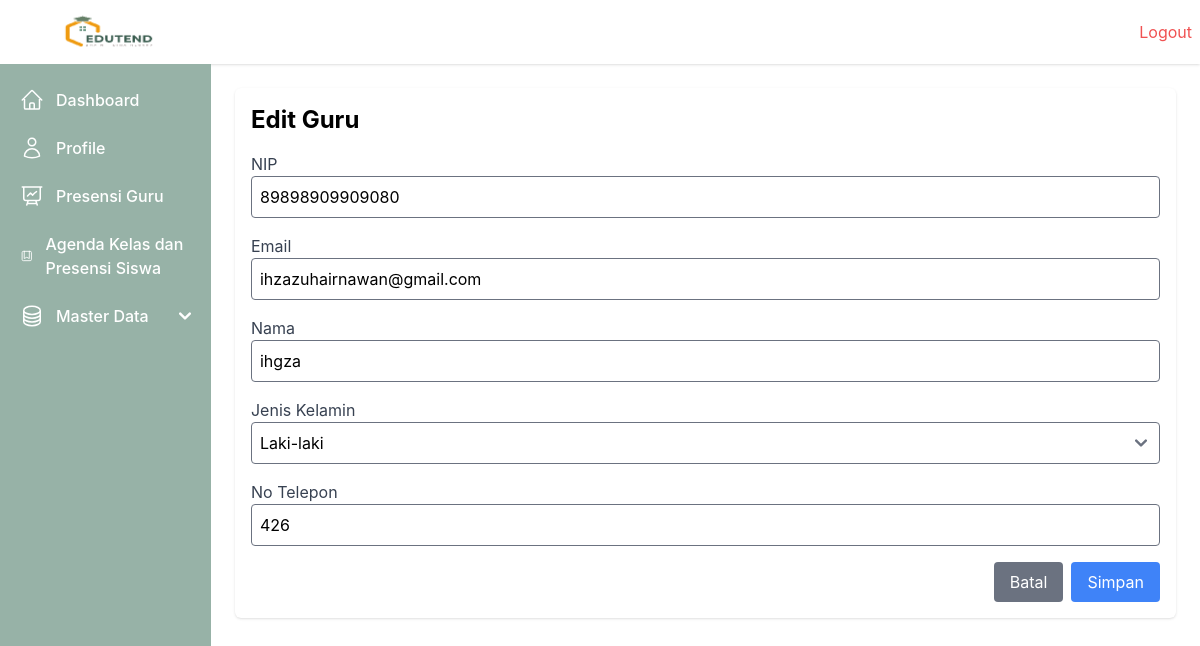
/guru/edit/2/ (signed in), run on the app's committed database.
### webabsensi/models.py (models this page shows, shortened)
class User(models.Model):
    ROLE_CHOICES = [
        ('Tata Usaha', 'Tata Usaha'),
        ('Guru', 'Guru'),
        ('Kepala Sekolah', 'Kepala Sekolah'),
    ]
    GENDER_CHOICES = [
        ('L', 'Laki-laki'),
        ('P', 'Perempuan'),
    ]
    nip = models.CharField(max_length=20, unique=True)
    email = models.EmailField(unique=True)
    password = models.CharField(max_length=255)
    nama = models.CharField(max_length=50)
    gender = models.CharField(max_length=1, choices=GENDER_CHOICES)
    role = models.CharField(max_length=20, choices=ROLE_CHOICES)
    no_telepon = models.CharField(max_length=15)
    created_at = models.DateTimeField(auto_now_add=True)
    updated_at = models.DateTimeField(auto_now=True)

### webabsensi/views.py (the view)
        def wrapper(request, *args, **kwargs):
            user_id = request.session.get('user_id')
            if not user_id:
                messages.error(request, 'Anda harus login terlebih dahulu.')
                return redirect('login')
            user = User.objects.get(id=request.session['user_id'])
            if user.role not in allowed_roles:
                return render(request, '403.html', {'message': 'Anda tidak memiliki izin untuk mengakses halaman ini.'})
            request.user = user  # Tambahkan user ke request agar dapat digunakan di template
            return view_func(request, *args, **kwargs)

### webabsensi/views.py (called while the page is built, shortened)
def role_required(allowed_roles):
    def decorator(view_func):
        def wrapper(request, *args, **kwargs):
            user_id = request.session.get('user_id')
            if not user_id:
                messages.error(request, 'Anda harus login terlebih dahulu.')
                return redirect('login')
            user = User.objects.get(id=request.session['user_id'])
            if user.role not in allowed_roles:
                return render(request, '403.html', {'message': 'Anda tidak memiliki izin untuk mengakses halaman ini.'})
            request.user = user  # Tambahkan user ke request agar dapat digunakan di template
            return view_func(request, *args, **kwargs)
        return wrapper
    return decorator

@role_required(['Tata Usaha', 'Kepala Sekolah'])
def edit_guru(request, id):
    guru = get_object_or_404(User, id=id, role="Guru")
    return render(request, 'guru/edit_guru.html', {'guru': guru})

### webabsensi/templates/guru/edit_guru.html (shortened to what this page needs)
{% extends 'base.html' %}
{% block content %}
<div class="">
    <h1 class="text-2xl font-bold mb-4">Edit Guru</h1>
    <form method="POST">
        <div class="mb-4">
            <label for="nip" class="block text-gray-700">NIP</label>
            <input type="text" name="nip" id="nip" value="{{ guru.nip }}" class="w-full p-2 border rounded" required>
        </div>
        <div class="mb-4">
            <label for="email" class="block text-gray-700">Email</label>
            <input type="email" name="email" id="email" value="{{ guru.email }}" class="w-full p-2 border rounded" required>
        </div>
        <div class="mb-4">
            <label for="nama" class="block text-gray-700">Nama</label>
            <input type="text" name="nama" id="nama" value="{{ guru.nama }}" class="w-full p-2 border rounded" required>
        </div>
        <div class="mb-4">
            <label for="gender" class="block text-gray-700">Jenis Kelamin</label>
            <select name="gender" id="gender" class="w-full p-2 border rounded" required>
                <option value="L" {% if guru.gender == "L" %}selected{% endif %}>Laki-laki</option>
            </select>
        </div>
        <div class="mb-4">
            <label for="no_telepon" class="block text-gray-700">No Telepon</label>
            <input type="text" name="no_telepon" id="no_telepon" value="{{ guru.no_telepon }}" class="w-full p-2 border rounded" required>
        </div>
        <div class="flex justify-end">
            <a href="{% url 'manage_guru' %}" class="bg-gray-500 text-white px-4 py-2 rounded mr-2">Batal</a>
            <button type="submit" class="bg-blue-500 text-white px-4 py-2 rounded">Simpan</button>
        </div>
    </form>
</div>
{% endblock %}

### data on the page
User: nip "89898909909080", email "ihzazuhairnawan@gmail.com", nama "ihgza", gender "Laki-laki", no_telepon "426"
